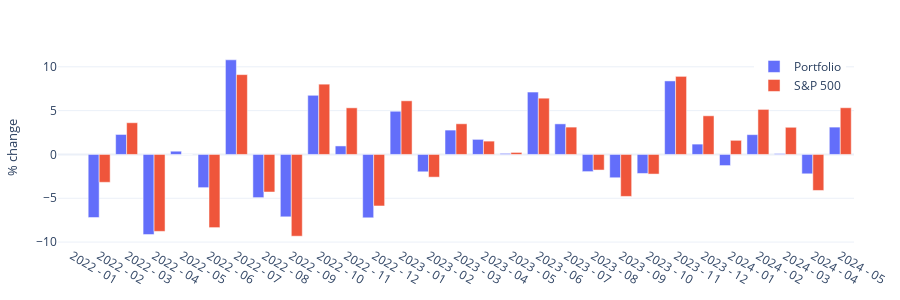

Source (notebook cell):
### Code cell
fig_growth2 = go.Figure()
fig_growth2.layout.template = CHART_THEME
fig_growth2.add_trace(go.Bar(
    x=plotlydf_growth_compare.timeperiod,
    y=plotlydf_growth_compare.ptf_growth.round(2),
    name='Portfolio'
))
fig_growth2.add_trace(go.Bar(
    x=plotlydf_growth_compare.timeperiod,
    y=plotlydf_growth_compare.sp500_growth.round(2),
    name='S&P 500',
))
fig_growth2.update_layout(barmode='group')
fig_growth2.layout.height=300
fig_growth2.update_layout(margin = dict(t=50, b=50, l=25, r=25))
fig_growth2.update_layout(
    xaxis_tickfont_size=12,
    yaxis=dict(
        title='% change',
        titlefont_size=13,
        tickfont_size=12,
        ))

fig_growth2.update_layout(legend=dict(
    yanchor="top",
    y=0.99,
    xanchor="right",
    x=0.99))
fig_growth2.show()

### Figure 1 — Plotly figure (JSON) as saved in the notebook; plotly's stock layout.template omitted (floating-point values rounded to 4 significant figures)
{"data": [{"name": "Portfolio", "type": "bar", "x": ["2022 - 01", "2022 - 02", "2022 - 03", "2022 - 04", "2022 - 05", "2022 - 06", "2022 - 07", "2022 - 08", "2022 - 09", "2022 - 10", "2022 - 11", "2022 - 12", "2023 - 01", "2023 - 02", "2023 - 03", "2023 - 04", "2023 - 05", "2023 - 06", "2023 - 07", "2023 - 08", "2023 - 09", "2023 - 10", "2023 - 11", "2023 - 12", "2024 - 01", "2024 - 02", "2024 - 03", "2024 - 04", "2024 - 05"], "y": [null, -7.2, 2.28, -9.14, 0.37, -3.79, 10.8, -4.93, -7.12, 6.75, 0.97, -7.23, 4.93, -1.98, 2.78, 1.72, 0.12, 7.12, 3.49, -1.96, -2.66, -2.17, 8.39, 1.18, -1.27, 2.26, 0.1, -2.21, 3.12]}, {"name": "S&P 500", "type": "bar", "x": ["2022 - 01", "2022 - 02", "2022 - 03", "2022 - 04", "2022 - 05", "2022 - 06", "2022 - 07", "2022 - 08", "2022 - 09", "2022 - 10", "2022 - 11", "2022 - 12", "2023 - 01", "2023 - 02", "2023 - 03", "2023 - 04", "2023 - 05", "2023 - 06", "2023 - 07", "2023 - 08", "2023 - 09", "2023 - 10", "2023 - 11", "2023 - 12", "2024 - 01", "2024 - 02", "2024 - 03", "2024 - 04", "2024 - 05"], "y": [null, -3.18, 3.62, -8.78, 0, -8.35, 9.11, -4.29, -9.33, 8.02, 5.32, -5.88, 6.12, -2.59, 3.5, 1.52, 0.23, 6.42, 3.12, -1.78, -4.79, -2.24, 8.91, 4.41, 1.61, 5.14, 3.1, -4.11, 5.33]}], "layout": {"barmode": "group", "height": 300, "legend": {"x": 0.99, "xanchor": "right", "y": 0.99, "yanchor": "top"}, "margin": {"b": 50, "l": 25, "r": 25, "t": 50}, "xaxis": {"tickfont": {"size": 12}}, "yaxis": {"tickfont": {"size": 12}, "title": {"font": {"size": 13}, "text": "% change"}}}}
